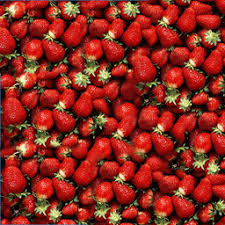
#> input picture Fall 2018/texture synthesis/input/strawberry.jpg, 225 x 225 px
$ jupyter execute texture_synthesis.ipynb   (shell and % lines are left out)
#> lines starting #> are read from the running program, lines starting #| are printed output that depends on the picture
# Texture Synthesis Tutorial

### based on 2001 Efron & Freeman paper

[cell 1]
# Run this cell by pressing "Shift + Enter" - this will download and extract the
# files needed for this tutorial.

# first, download the script to obtain the files from Google Drive

# now, run the script to download and extract the files

[cell 2]
from skimage.io import imread, imsave
from os.path import normpath as fn
import numpy as np
import matplotlib.pyplot as plt

[cell 3]
##initialize output image parameters
img = np.float32(imread(fn('input/strawberry.jpg')))/255.
img = img[:200,:200,:]
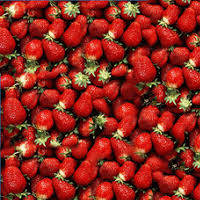
#> img: shape (200, 200, 3) float32; mean R, G, B 0.555, 0.16, 0.117
H, W, C = img.shape
#> H = 200; W = 200; C = 3

block_size = 20
n_patch = 10
overlap_width = 7

# Functions: calculate the error of overlapped regions for all possible patches

[cell 4]
def left_error(img,output,ind_pc):
    left_error = np.zeros((H-block_size,W-block_size))
    output_overlap = output[ind_pc[0]*(block_size-overlap_width): ind_pc[0]*(block_size-overlap_width)+block_size,\
                            ind_pc[1]*(block_size-overlap_width): ind_pc[1]*(block_size-overlap_width)+overlap_width,:]
    for i in range(H-block_size):
        for j in range(W-block_size):
            img_overlap = img[i: i+block_size, j: j+overlap_width,:]
            left_error[i,j] = np.sum((img_overlap - output_overlap)**2)

    return left_error

def up_error(img,output,ind_pc):
    up_error = np.zeros((H-block_size,W-block_size))
    output_overlap = output[ind_pc[0]*(block_size-overlap_width): ind_pc[0]*(block_size-overlap_width)+overlap_width,\
                            ind_pc[1]*(block_size-overlap_width): ind_pc[1]*(block_size-overlap_width)+block_size,:]
    for i in range(H-block_size):
        for j in range(W-block_size):
            img_overlap = img[i: i+overlap_width, j: j+block_size,:]
            up_error[i,j] = np.sum((img_overlap - output_overlap)**2)

    return up_error

# Function: find the best matched patch

[cell 5]
def best_patch(ind_pc):
    #ind_pc is the index of patch, e.g. [0,1] means first row, second column patch
    if (ind_pc[0]==0) & (ind_pc[1]>0):
        error = left_error(img,output,ind_pc)
    elif (ind_pc[0]>0) & (ind_pc[1]==0):
        error = up_error(img, output, ind_pc)
    else:
        error = up_error(img,output,ind_pc)+left_error(img,output,ind_pc)

    error[error==0] = 100

    min_error = np.min(error)
    px_list = np.where(error<=min_error*1.1)

    return px_list

# Function: calculate the pixel-wise error of overlapped regions for the selected patch

[cell 6]
def vertical_cost(patch, output, ind_pc):

    vertical_cost = np.zeros((block_size,overlap_width))
    output_overlap = output[ind_pc[0]*(block_size-overlap_width): ind_pc[0]*(block_size-overlap_width)+block_size,\
                            ind_pc[1]*(block_size-overlap_width): ind_pc[1]*(block_size-overlap_width)+overlap_width,:]

    patch_overlap = patch[0: block_size, 0: overlap_width,:]

    vertical_cost = np.sum((output_overlap-patch_overlap)**2,axis=2)

    return vertical_cost

def horizontal_cost(patch, output, ind_pc):

    horizontal_cost = np.zeros((overlap_width,block_size))
    output_overlap = output[ind_pc[0]*(block_size-overlap_width): ind_pc[0]*(block_size-overlap_width)+overlap_width,\
                            ind_pc[1]*(block_size-overlap_width): ind_pc[1]*(block_size-overlap_width)+block_size,:]

    patch_overlap = patch[0: overlap_width, 0: block_size,:]

    horizontal_cost = np.sum((output_overlap-patch_overlap)**2,axis=2)

    return horizontal_cost

# Function: find the optimal cut

[cell 7]
def vertical_cut(vertical_cost):

    d = np.zeros((block_size, overlap_width),dtype=int)
    d[0,:] = np.arange(overlap_width,dtype=int)
    err = vertical_cost[0,:]

    for i in range(1,block_size):
        for j in range(overlap_width):
            if d[i-1,j]==0:
                d[i,j] = d[i-1,j] + np.argmin([vertical_cost[i,d[i-1,j]], vertical_cost[i,d[i-1,j]+1]])

            elif d[i-1,j]==overlap_width-1:
                d[i,j] = d[i-1,j] -1 + np.argmin([vertical_cost[i,d[i-1,j]-1], vertical_cost[i,d[i-1,j]]])

            else:
                d[i,j] = d[i-1,j] -1 + np.argmin([vertical_cost[i,d[i-1,j]-1], vertical_cost[i,d[i-1,j]], vertical_cost[i,d[i-1,j]+1]])

        err += vertical_cost[i,d[i,:]]

    ind = np.argmin(err)
    vertical_cut = d[:,ind]

    return vertical_cut

def horizontal_cut(horizontal_cost):

    d = np.zeros((overlap_width,block_size),dtype=int)
    d[:,0] = np.arange(overlap_width,dtype=int)
    err = horizontal_cost[:,0]

    for i in range(1,block_size):
        for j in range(overlap_width):
            if d[j,i-1]==0:
                d[j,i] = d[j,i-1] + np.argmin([horizontal_cost[d[j,i-1],i], horizontal_cost[d[j,i-1]+1,i]])

            elif d[j,i-1]==overlap_width-1:
                d[j,i] = d[j,i-1] -1 + np.argmin([horizontal_cost[d[j,i-1]-1,i], horizontal_cost[d[j,i-1],i]])

            else:
                d[j,i] = d[j,i-1] -1 + np.argmin([horizontal_cost[d[j,i-1]-1,i], horizontal_cost[d[j,i-1],i],horizontal_cost[d[j,i-1]+1,i]])

        err += horizontal_cost[d[:,i],i]

    ind = np.argmin(err)
    horizontal_cut = d[ind,:]

    return horizontal_cut

# Function: quilt patches together

[cell 8]
def quilt_vertical(vertical_cut,patch, ind_pc):
    for i in range(block_size):
        patch[i,:vertical_cut[i],:] = output[ind_pc[0]*(block_size-overlap_width)+i, \
                                           ind_pc[1]*(block_size-overlap_width):vertical_cut[i] + ind_pc[1]*(block_size-overlap_width),:]
    return patch

def quilt_horizontal(horizontal_cut,patch, ind_pc):
    for i in range(block_size):
        patch[:horizontal_cut[i],i,:] = output[ind_pc[0]*(block_size-overlap_width):horizontal_cut[i] + ind_pc[0]*(block_size-overlap_width), \
                                              ind_pc[1]*(block_size-overlap_width)+i,:]
    return patch

# Generate the output picture with previously defined functions

[cell 9]
output_size = int((block_size-overlap_width)*n_patch + overlap_width)  #initialize output image

output = np.zeros((output_size,output_size,3))
y = np.random.randint(0,H-block_size)
#> y = 172
x = np.random.randint(0,W-block_size)
#> x = 47
output[:block_size, :block_size,:] = img[y:y+block_size, x:x+block_size,:]
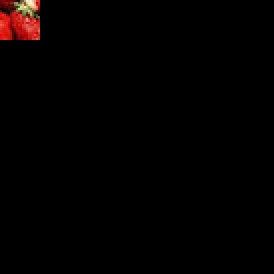
#> output: shape (137, 137, 3) float64 (shown 2 times larger); mean R, G, B 0.014, 0.00453, 0.00334

for i in range(n_patch):
    for j in range(n_patch):
        ind_pc = [i,j]
        #print(i,j)

        if (i!=0) | (j!=0):
            px_list = best_patch(ind_pc)
            rand_pick = np.random.randint(len(px_list[0]))
            x1 = px_list[0][rand_pick]
            y1 = px_list[1][rand_pick]

            patch = img[x1:x1+block_size,y1:y1+block_size,:].copy()

            if i==0:
            #only need vertical quilt
                vcost = vertical_cost(patch,output, ind_pc)
                vcut = vertical_cut(vcost)
                patch_new = quilt_vertical(vcut,patch,ind_pc)

            elif j==0:
            #only need horizontal quilt
                hcost = horizontal_cost(patch,output, ind_pc)
                hcut = horizontal_cut(hcost)
                patch_new = quilt_horizontal(hcut,patch,ind_pc)

            else:
                vcost = vertical_cost(patch,output, ind_pc)
                vcut = vertical_cut(vcost)
                patch_new = quilt_vertical(vcut,patch,ind_pc)

                hcost = horizontal_cost(patch_new,output, ind_pc)
                hcut = horizontal_cut(hcost)
                patch_new = quilt_horizontal(hcut,patch_new,ind_pc)

            output[i*(block_size-overlap_width):i*(block_size-overlap_width)+block_size, \
                   j*(block_size-overlap_width):j*(block_size-overlap_width)+block_size] = patch_new
